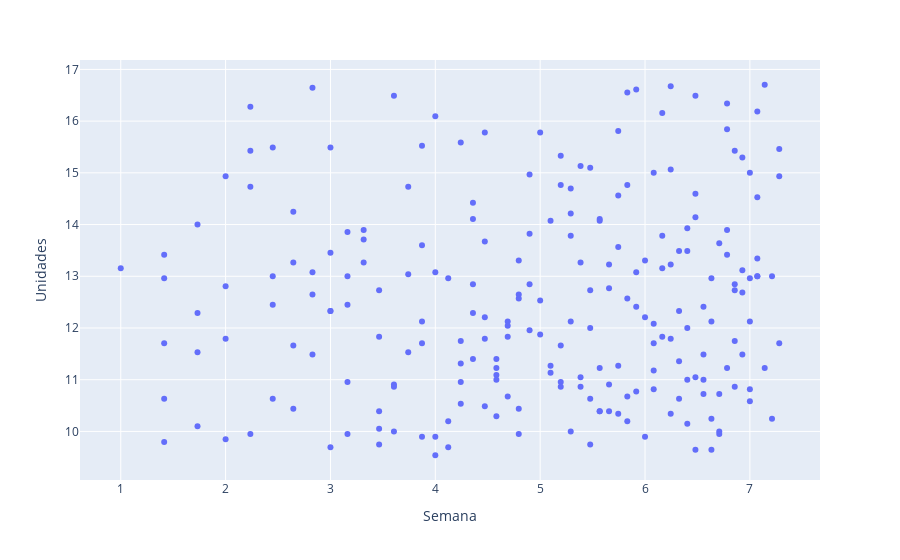

Notebook code cell kept with this figure:
### Code cell
px.scatter(df_P_1_C_0_Norm, x = 'Semana', y = 'Unidades')

### Figure 1 — Plotly figure (JSON) as saved in the notebook; plotly's stock layout.template omitted (floating-point values rounded to 4 significant figures; data arrays with more than 128 entries replaced by an {"elided": "..."} marker saying what was removed)
{"data": [{"hovertemplate": "Semana=%{x}<br>Unidades=%{y}<extra></extra>", "legendgroup": "", "marker": {"color": "#636efa", "symbol": "circle"}, "mode": "markers", "name": "", "orientation": "v", "showlegend": false, "type": "scatter", "x": {"elided": "222 float values"}, "xaxis": "x", "y": {"elided": "222 float values"}, "yaxis": "y"}], "layout": {"legend": {"tracegroupgap": 0}, "margin": {"t": 60}, "xaxis": {"anchor": "y", "domain": [0, 1], "title": {"text": "Semana"}}, "yaxis": {"anchor": "x", "domain": [0, 1], "title": {"text": "Unidades"}}}}
